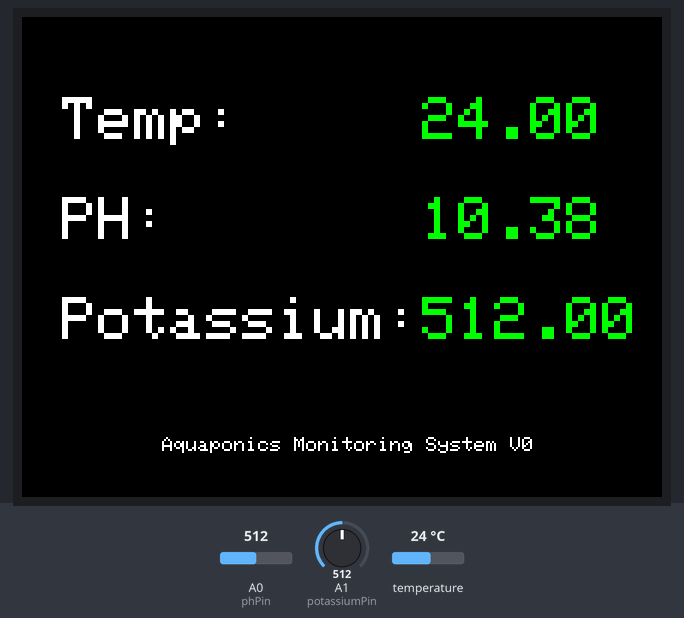
This sketch was run on a simulated Arduino Uno, built with avr-gcc and run on an emulated ATmega328P. On the bench: 320×240 colour display. The inputs (shaded band) are chosen by the test bench; at power-on: temperature 24 °C, A0 (phPin) = 512, A1 (potassiumPin) = 512. What the sketch prints to the serial monitor is not drawn.

Above: at 1.4 s.
1.5 s: temperature set to 12 °C
At 4.7 s:
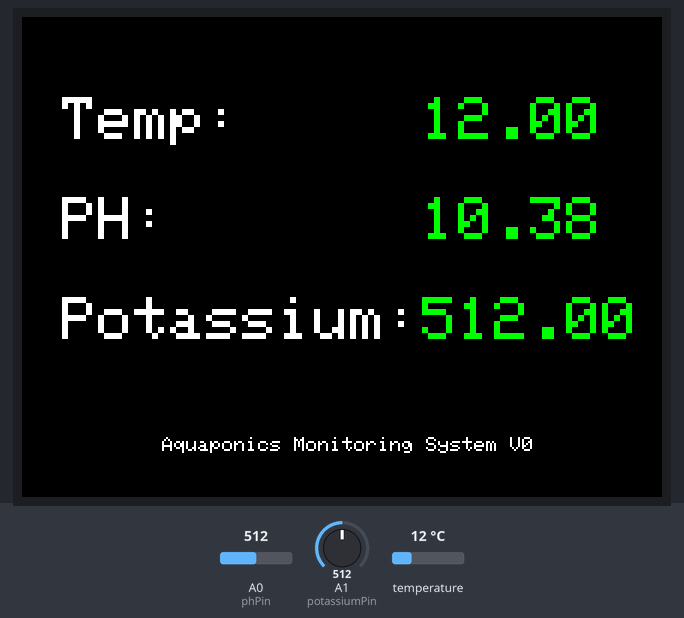
5.0 s: A0 (phPin) set to 716
At 6.9 s:
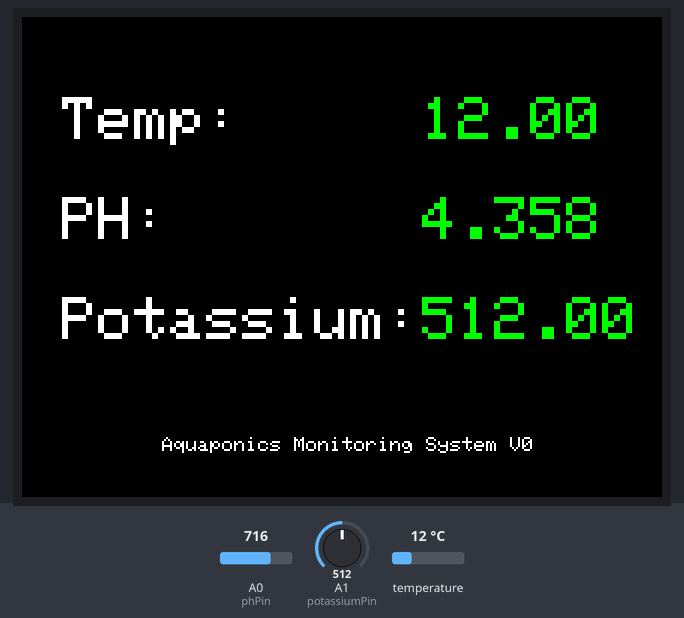
7.6 s: A1 (potassiumPin) set to 716
At 9.0 s:
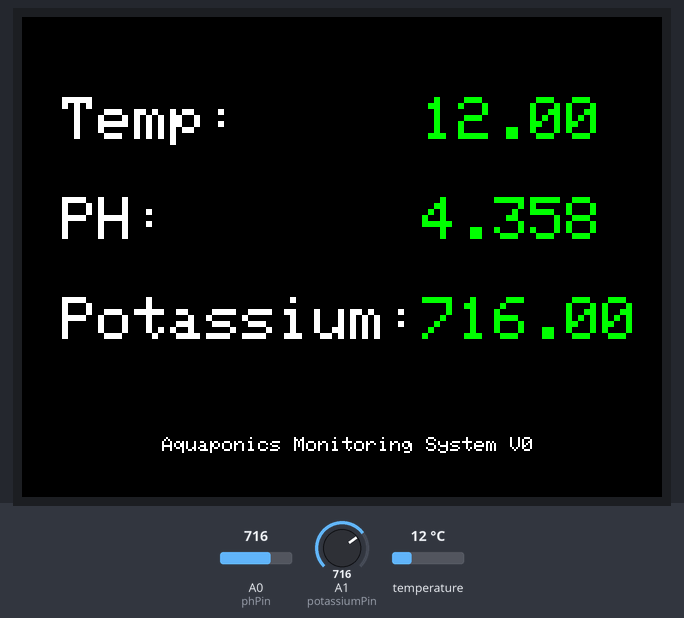
10.1 s: temperature set to 19 °C
12.6 s: A0 (phPin) set to 900
At 14.5 s:
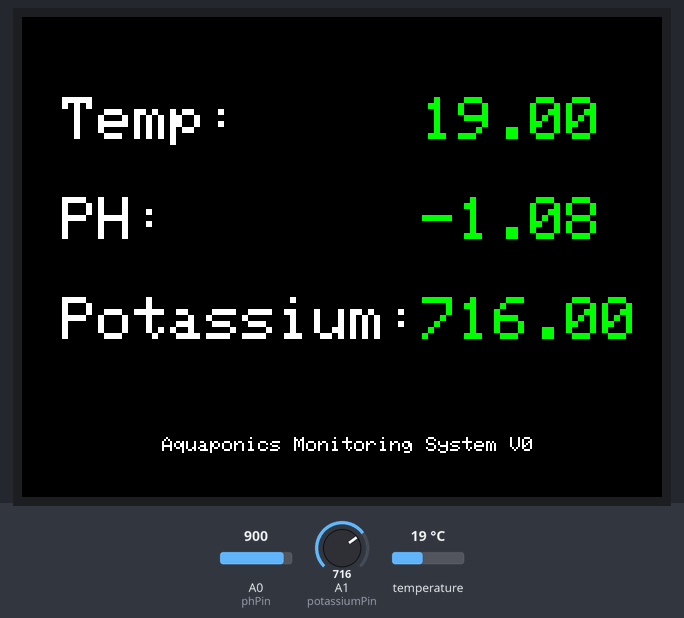
15.2 s: A1 (potassiumPin) set to 900
At 16.7 s:
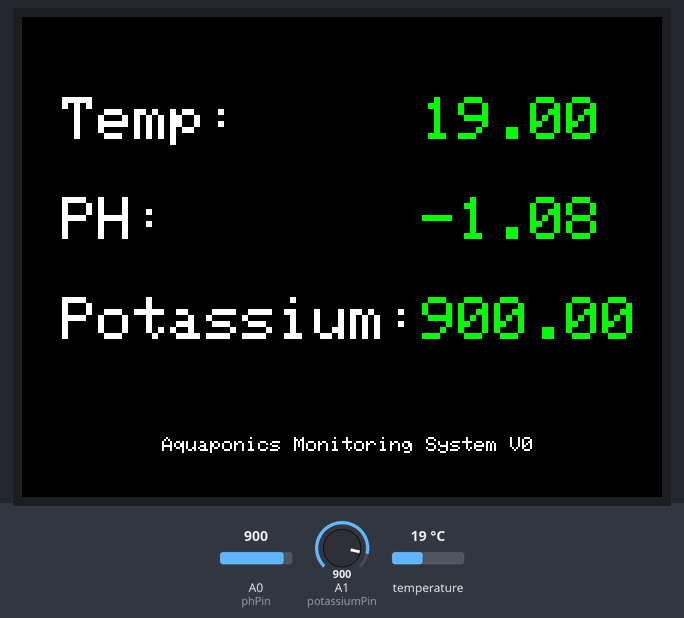
Timing chart, 0 to 18.2 s (numbered marks = the images above; inputs shaded):
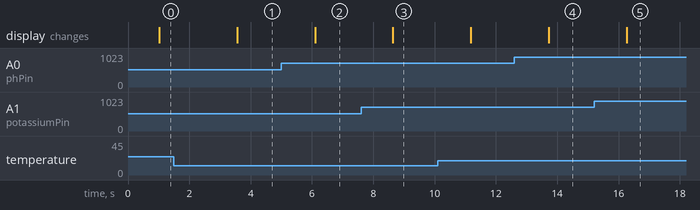

Measured:
- after the input at 1.5 s, the display: changes after 2.1 s (image 1)
- after the input at 5.0 s, the display: changes after 1.1 s (image 2)
- after the input at 7.6 s, the display: changes after 1.0 s (image 3)
- after the input at 12.6 s, the display: changes after 1.1 s (image 4)
- after the input at 15.2 s, the display: changes after 1.1 s (image 5)

The sketch:

Aquaponics-Monitoring.ino
```cpp
#include "Sensors.h"
#include "Display.h"

void setup(void){
// start serial port so we can see the data
Serial.begin(9600);

startTempSensor();
setupDisplay();
}

void loop(void){
setSensorValues(getSensorTemp(), getPH(), getPotassium());
updateValues();

// Print to serial for debugging or if the screen breaks
Serial.print("Temperature: ");
Serial.print(getSensorTemp());
Serial.println();
Serial.print("PH: ");
Serial.print(getPH());
Serial.println();
Serial.print("Potassium: ");
Serial.print(getPotassium());
delay(1000);
}
```

Display.cpp
```cpp
#include "SPI.h"
#include "Adafruit_GFX.h"
#include "Adafruit_ILI9341.h"

// Use hardware SPI (on Uno, #13, #12, #11) and the above for CS/DC
Adafruit_ILI9341 lcd = Adafruit_ILI9341(10, 9); //model,cs,cd,wr,rd,reset

//define some color values
#define  BLACK   0x0000
#define BLUE    0x001F
#define RED     0xF800
#define GREEN   0x07E0
#define CYAN    0x07FF
#define MAGENTA 0xF81F
#define YELLOW  0xFFE0
#define WHITE   0xFFFF

#define LABEL_COLOR WHITE
#define NUMBER_COLOR GREEN

#define ORIGIN_X 20
#define ORIGIN_Y 40
#define NUMBERS_ORIGIN_X 200

#define TEXT_HEIGHT 50

double temp = 20.56;
double ph = 7.0;
double potassium = 1.0;
double ammonia = 2.0;

void setSensorValues(float temp_, float ph_, float potassium_){
  temp = temp_;
  ph = ph_;
  potassium = potassium_;
  // ammonia = ammonia_;
}

void printConstantText(){
  lcd.setCursor(ORIGIN_X, ORIGIN_Y);
  lcd.setTextColor(LABEL_COLOR);
  lcd.setTextSize(3);

  lcd.print("Temp:");
  lcd.setCursor(ORIGIN_X, ORIGIN_Y + TEXT_HEIGHT*1);
  lcd.print("PH:");
  lcd.setCursor(ORIGIN_X, ORIGIN_Y + TEXT_HEIGHT*2);
  lcd.print("Potassium:");

  lcd.setCursor(70, 210);
  lcd.setTextSize(1);
  lcd.print("Aquaponics Monitoring System V0");
}

// Configure the screen and place the constant text in setup
void setupDisplay(){
  Serial.begin(9600);
  lcd.begin();
  lcd.setRotation(1);
  lcd.fillScreen(BLACK);
  lcd.setTextWrap(false);

  printConstantText();
}

// Display all of the numbers
void updateValues(){
  lcd.setTextColor(NUMBER_COLOR, BLACK);
  lcd.setTextSize(3);
  lcd.setCursor(NUMBERS_ORIGIN_X, ORIGIN_Y);

  lcd.print(temp);
  lcd.setCursor(NUMBERS_ORIGIN_X, ORIGIN_Y + TEXT_HEIGHT *1);
  lcd.print(ph);
  lcd.setCursor(NUMBERS_ORIGIN_X, ORIGIN_Y + TEXT_HEIGHT *2);
  lcd.print(potassium);
}
```

Display.h
```cpp
void setSensorValues(float temp_, float ph_, float phosphate_);
void setupDisplay();
void updateValues();
```

Sensors.cpp
```cpp
// Functions to return the values of all our sensors
#include <OneWire.h>
#include <DallasTemperature.h>
#include "Sensors.h"
#include "Arduino.h"

// Temp stuff
#define ONE_WIRE_BUS 2
OneWire oneWire(ONE_WIRE_BUS);
// Pass our oneWire reference to Dallas Temperature.
DallasTemperature tempSensor(&oneWire);

// Ph stuff
#define phPin A0
#define phOffset 25.51
#define phConstant -0.02955

// Phosphate stuff
#define potassiumPin A1
float potassiumConstant = 1;
float potassiumOffset = 0;

void startTempSensor(){
  tempSensor.begin();
}

float getSensorTemp(){
  tempSensor.requestTemperatures();
  return tempSensor.getTempCByIndex(0); // 0 refers to the first device on the wire
}

float getPH(){
  return ((analogRead(phPin) * phConstant) + phOffset);
}

float getPotassium(){
  return (analogRead(potassiumPin) * potassiumConstant) - potassiumOffset;
}
```

Sensors.h
```cpp
// All the sensors
float getPH();
float getPotassium();

void startTempSensor();
float getSensorTemp();
```
